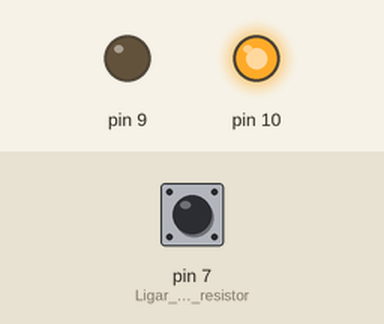
Simulated run of this sketch. Board: Arduino Uno, built with avr-gcc and run on an emulated ATmega328P. Parts: output pins drawn as LEDs (lit = HIGH). Inputs (shaded band) come from the test bench; at power-on: pin 7 (Ligar_no_5v_com_resistor) HIGH.

Above: at 1.2 s.
1.3 s: pin 7 (Ligar_no_5v_com_resistor) pulled LOW for 0.15 s
At 1.37 s:
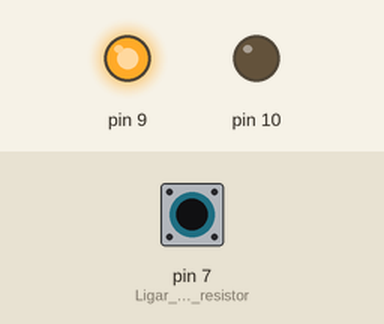
2.9 s: pin 7 (Ligar_no_5v_com_resistor) pulled LOW for 3.2 s
At 6.5 s:
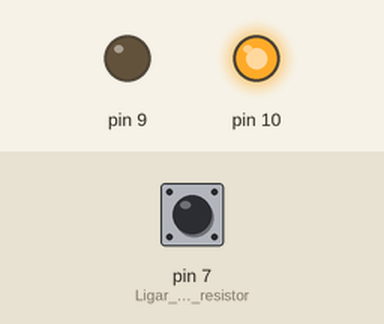
Timing chart, 0 to 8.0 s (numbered marks = the images above; inputs shaded):
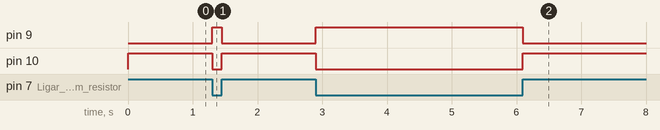

The sketch:

aula3_portas_digitais.ino
```cpp
void setup() {
  // put your setup code here, to run once:
  pinMode(9, OUTPUT);
  pinMode(10, OUTPUT);
  // pinMode(7, INPUT); // Ligar no 5v com resistor
  pinMode(7, INPUT_PULLUP); // Ligar no GND sem o resistor
}

void loop() {
  // put your main code here, to run repeatedly:
  int estadoBotao;

  estadoBotao = digitalRead(7);

  digitalWrite(10, estadoBotao);
  digitalWrite(9, !estadoBotao);
}
```

Measured:
- after the input at 1.3 s, pin 9: LOW → HIGH at once, → LOW 0.15 s later; pin 10: HIGH → LOW at once, → HIGH 0.15 s later
- after the input at 2.9 s, pin 9: LOW → HIGH at once, → LOW 3.2 s later; pin 10: HIGH → LOW at once, → HIGH 3.2 s later
